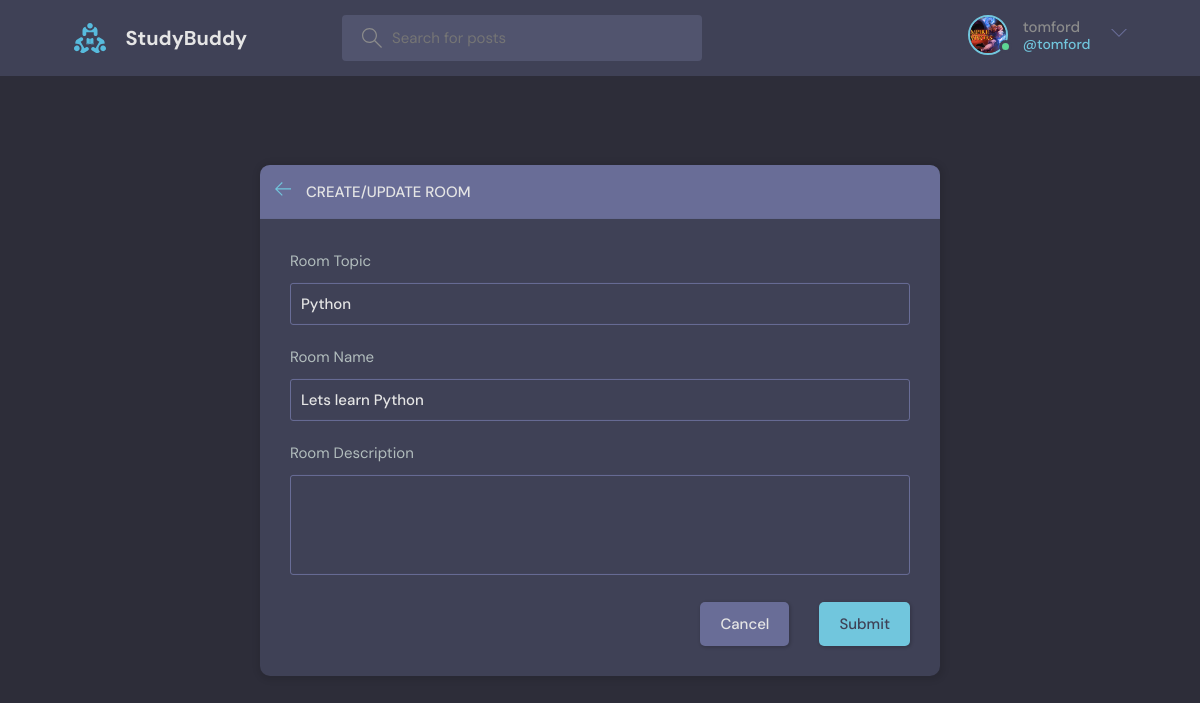
Page /update-room/1 (signed in) on the committed database.
### base/models.py (models this page shows, shortened)
class User(AbstractUser):
    name = models.CharField(max_length=200, null=True)
    email = models.EmailField(unique=True, null=True)
    bio = models.TextField(null=True)
    avatar = models.ImageField(null=True, default="avatar.svg")
    USERNAME_FIELD = 'email'
    REQUIRED_FIELDS = []

class Room(models.Model):
    host = models.ForeignKey(User, on_delete=models.SET_NULL, null=True) # column representing the actual user that will be connected to the room
    topic = models.ForeignKey(Topic, on_delete=models.SET_NULL, null=True) # every room can have only one topic (many-to-one)
    name = models.CharField(max_length=200) # a text field of the room name
    description = models.TextField(null=True, blank=True) # a bigger text field than CharField of room description
    participants = models.ManyToManyField(User, related_name='participants', blank=True) # all the users currently active in a room
    updated = models.DateTimeField(auto_now=True) # when the room was updated
    created = models.DateTimeField(auto_now_add=True) # when the room was created
    class Meta:
        ordering = ['-updated', '-created']

class Topic(models.Model):
    name = models.CharField(max_length=200) # a topic should not be more than 200 characters

### base/views.py (the view, shortened to what this page needs)
# urls.py: path('update-room/<str:pk>', views.updateRoom, name="update-room"),
@login_required(login_url="/login")
def updateRoom(request, pk):
    room = Room.objects.get(id=pk) # gets room object/entry where the id (primary key) is equal to the URL clicked i.e, room/1
    form = RoomForm(instance=room) # prefill the form with the selected room model's data since we want to know what we are editing
    topics = Topic.objects.all()
    if request.user != room.host: # if the user is not the host of the room, they cannot edit the room
        return HttpResponse("You are not allowed here")
    context = {"form": form, "topics": topics, "room": room}
    return render(request, "base/room_form.html", context)

### base/forms.py
class RoomForm(ModelForm):
    class Meta:
        model = Room
        fields = "__all__" # all the fields in the Room model
        exclude = ['host', 'participants'] # exclude the host and participants fields

### base/templates/base/room_form.html (shortened to what this page needs)
{% extends 'main.html' %}
{% block content %}
  <main class="create-room layout">
    <div class="container">
      <div class="layout__box">
        <div class="layout__boxHeader">
          <div class="layout__boxTitle">
            <a href="{% url 'home' %}">
              <svg version="1.1" xmlns="http://www.w3.org/2000/svg" width="32" height="32" viewBox="0 0 32 32">
                <title>arrow-left</title>
                <path
                  d="M13.723 2.286l-13.723 13.714 13.719 13.714 1.616-1.611-10.96-10.96h27.625v-2.286h-27.625l10.965-10.965-1.616-1.607z">
                </path>
              </svg>
            </a>
            <h3>Create/Update Room</h3>
          </div>
        </div>
        <div class="layout__body">
          <form class="form" action="" method="POST">
            <div class="form__group">
              <label for="room_topic">Room Topic</label>
              <input type="text" value="{{room.topic.name}}" name="topic" required list="topic-list" />
            </div>
            <div class="form__group">
              <label for="room_name">Room Name</label>
              {{form.name}}
            </div>
            <div class="form__group">
              <label for="room_description">Room Description</label>
              {{form.description}}
            </div>
            <div class="form__action">
              <a class="btn btn--dark" href="index.html">Cancel</a>
              <button class="btn btn--main" type="submit">Submit</button>
            </div>
          </form>
        </div>
      </div>
    </div>
  </main>
{% endblock %}

### templates/navbar.html (shortened to what this page needs)
{% load static %}
<header class="header header--loggedIn">
  <div class="container">
    <a href="{% url 'home' %}" class="header__logo">
      <img src="{% static 'images/logo.svg' %}" />
      <h1>StudyBuddy</h1>
    </a>
    <form class="header__search" method="GET" action="{% url 'home' %}">
      <label>
        <input name="q" placeholder="Search for posts" />
      </label>
    </form>
    <nav class="header__menu">
      {% if request.user.is_authenticated %}
      <div class="header__user">
        <a href="{% url 'update-user' %}">
          <div class="avatar avatar--medium active">
            <img src="{{request.user.avatar.url}}" />
          </div>
          <p>{{request.user.username}} <span>@{{request.user.username}}</span></p>
        </a>
        <button class="dropdown-button">
          <svg version="1.1" xmlns="http://www.w3.org/2000/svg" width="32" height="32" viewBox="0 0 32 32">
            <title>chevron-down</title>
            <path d="M16 21l-13-13h-3l16 16 16-16h-3l-13 13z"></path>
          </svg>
        </button>
      </div>
      {% else %}
      <a href="{% url 'login' %}">
        <img src="{% static 'images/avatar.svg' %}" />
        <p>Login</p>
      </a>
      {% endif %}
    </nav>
  </div>
</header>

### rows in the picture
User: user.avatar (picture), user.username "tomford"
Room: topic "Python", name "Lets learn Python"
